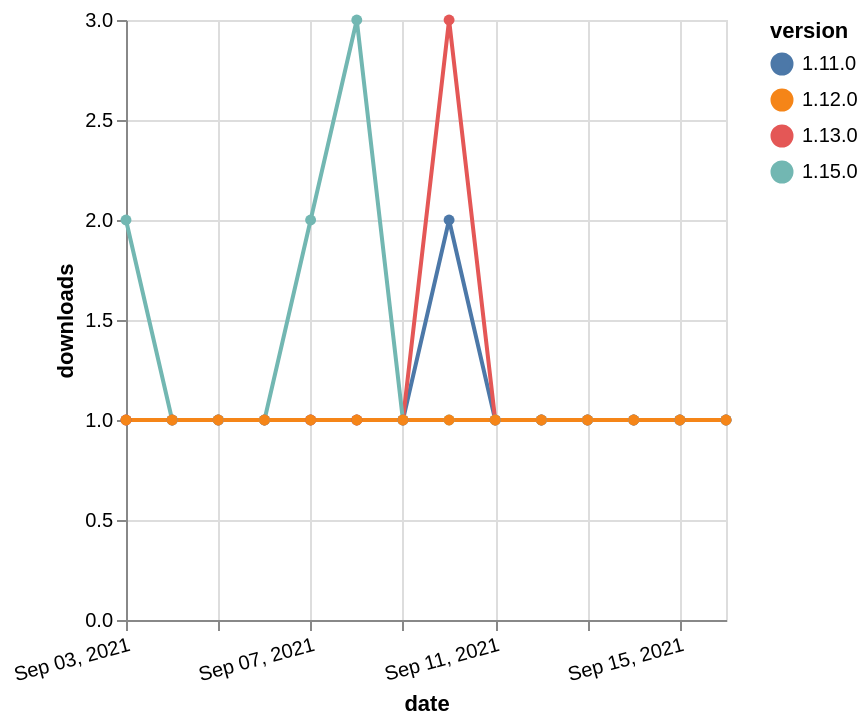

Source (Vega-Lite JSON):
### Vega-Lite specification from a JSON file in a GitHub repository (floating-point values rounded to 4 significant figures)
{"$schema": "https://vega.github.io/schema/vega-lite/v5.json", "description": "A simple bar chart with embedded data.", "data": {"values": [{"date": "2021-09-03", "total": 235, "delta": 1, "version": "1.11.0"}, {"date": "2021-09-04", "total": 236, "delta": 1, "version": "1.11.0"}, {"date": "2021-09-05", "total": 237, "delta": 1, "version": "1.11.0"}, {"date": "2021-09-06", "total": 238, "delta": 1, "version": "1.11.0"}, {"date": "2021-09-07", "total": 239, "delta": 1, "version": "1.11.0"}, {"date": "2021-09-08", "total": 240, "delta": 1, "version": "1.11.0"}, {"date": "2021-09-09", "total": 241, "delta": 1, "version": "1.11.0"}, {"date": "2021-09-10", "total": 243, "delta": 2, "version": "1.11.0"}, {"date": "2021-09-11", "total": 244, "delta": 1, "version": "1.11.0"}, {"date": "2021-09-12", "total": 245, "delta": 1, "version": "1.11.0"}, {"date": "2021-09-13", "total": 246, "delta": 1, "version": "1.11.0"}, {"date": "2021-09-14", "total": 247, "delta": 1, "version": "1.11.0"}, {"date": "2021-09-15", "total": 248, "delta": 1, "version": "1.11.0"}, {"date": "2021-09-16", "total": 249, "delta": 1, "version": "1.11.0"}, {"date": "2021-09-03", "total": 363, "delta": 1, "version": "1.13.0"}, {"date": "2021-09-04", "total": 364, "delta": 1, "version": "1.13.0"}, {"date": "2021-09-05", "total": 365, "delta": 1, "version": "1.13.0"}, {"date": "2021-09-06", "total": 366, "delta": 1, "version": "1.13.0"}, {"date": "2021-09-07", "total": 367, "delta": 1, "version": "1.13.0"}, {"date": "2021-09-08", "total": 368, "delta": 1, "version": "1.13.0"}, {"date": "2021-09-09", "total": 369, "delta": 1, "version": "1.13.0"}, {"date": "2021-09-10", "total": 372, "delta": 3, "version": "1.13.0"}, {"date": "2021-09-11", "total": 373, "delta": 1, "version": "1.13.0"}, {"date": "2021-09-12", "total": 374, "delta": 1, "version": "1.13.0"}, {"date": "2021-09-13", "total": 375, "delta": 1, "version": "1.13.0"}, {"date": "2021-09-14", "total": 376, "delta": 1, "version": "1.13.0"}, {"date": "2021-09-15", "total": 377, "delta": 1, "version": "1.13.0"}, {"date": "2021-09-16", "total": 378, "delta": 1, "version": "1.13.0"}, {"date": "2021-09-03", "total": 114, "delta": 2, "version": "1.15.0"}, {"date": "2021-09-04", "total": 115, "delta": 1, "version": "1.15.0"}, {"date": "2021-09-05", "total": 116, "delta": 1, "version": "1.15.0"}, {"date": "2021-09-06", "total": 117, "delta": 1, "version": "1.15.0"}, {"date": "2021-09-07", "total": 119, "delta": 2, "version": "1.15.0"}, {"date": "2021-09-08", "total": 122, "delta": 3, "version": "1.15.0"}, {"date": "2021-09-09", "total": 123, "delta": 1, "version": "1.15.0"}, {"date": "2021-09-10", "total": 124, "delta": 1, "version": "1.15.0"}, {"date": "2021-09-11", "total": 125, "delta": 1, "version": "1.15.0"}, {"date": "2021-09-12", "total": 126, "delta": 1, "version": "1.15.0"}, {"date": "2021-09-13", "total": 127, "delta": 1, "version": "1.15.0"}, {"date": "2021-09-14", "total": 128, "delta": 1, "version": "1.15.0"}, {"date": "2021-09-15", "total": 129, "delta": 1, "version": "1.15.0"}, {"date": "2021-09-16", "total": 130, "delta": 1, "version": "1.15.0"}, {"date": "2021-09-03", "total": 179, "delta": 1, "version": "1.12.0"}, {"date": "2021-09-04", "total": 180, "delta": 1, "version": "1.12.0"}, {"date": "2021-09-05", "total": 181, "delta": 1, "version": "1.12.0"}, {"date": "2021-09-06", "total": 182, "delta": 1, "version": "1.12.0"}, {"date": "2021-09-07", "total": 183, "delta": 1, "version": "1.12.0"}, {"date": "2021-09-08", "total": 184, "delta": 1, "version": "1.12.0"}, {"date": "2021-09-09", "total": 185, "delta": 1, "version": "1.12.0"}, {"date": "2021-09-10", "total": 186, "delta": 1, "version": "1.12.0"}, {"date": "2021-09-11", "total": 187, "delta": 1, "version": "1.12.0"}, {"date": "2021-09-12", "total": 188, "delta": 1, "version": "1.12.0"}, {"date": "2021-09-13", "total": 189, "delta": 1, "version": "1.12.0"}, {"date": "2021-09-14", "total": 190, "delta": 1, "version": "1.12.0"}, {"date": "2021-09-15", "total": 191, "delta": 1, "version": "1.12.0"}, {"date": "2021-09-16", "total": 192, "delta": 1, "version": "1.12.0"}]}, "width": "container", "mark": {"type": "line", "point": {"filled": true}}, "encoding": {"x": {"field": "date", "type": "temporal", "timeUnit": "yearmonthdate", "title": "date", "axis": {"labelAngle": -15}}, "y": {"field": "delta", "type": "quantitative", "title": "downloads"}, "color": {"field": "version", "type": "nominal"}, "tooltip": {"field": "delta"}}}
